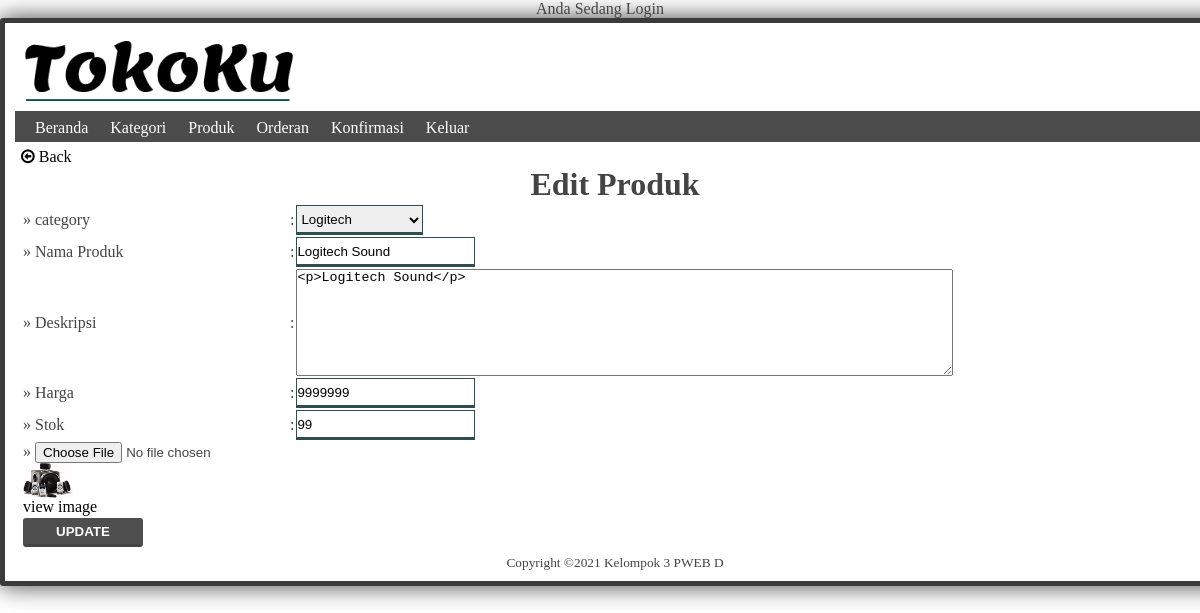
The app's page /admin/admin_product_edit.php?id=155 (signed in) with its own data.
### tables this page shows
CREATE TABLE `produk` (
  `id_produk` int(5) NOT NULL,
  `category` varchar(20) NOT NULL,
  `nama_produk` varchar(50) NOT NULL,
  `deskripsi` text NOT NULL,
  `harga` double NOT NULL,
  `stok` varchar(3) NOT NULL
);

CREATE TABLE `categories` (
  `id_kategori` int(4) NOT NULL,
  `nama` varchar(20) NOT NULL
);

### admin/admin_product_edit.php (the view, shortened to what this page needs)
<?php
include "header-admin.php";
if (!empty($_GET['id'])){
    $rs=@mysqli_query($GLOBALS["___mysqli_ston"], "SELECT * FROM produk WHERE id_produk='".$_GET['id']."'");
    $row=@mysqli_fetch_array($rs);
			if (file_exists("../items/".$row['id_produk'].".jpg"))
                $gambar="<a href=\"../items/".$row['id_produk'].".jpg\"><img src=\"../items/".$row['id_produk'].".jpg\" width=50></br>view image</a>";
            else
                $gambar="";
echo '
<div id="bgkonten">
<td><a href="admin_product.php"><i class="fa fa-arrow-circle-o-left"></i> Back</a></td>
<h1 align="center">Edit Produk</h1>
<form method="post" enctype="multipart/form-data">
<table>
<tr><td>&raquo;&nbsp;category</td><td>:</td> <td><select name="category" class="texbox">
<option value="">PILIH KATEGORI</option>';
$rcat=@mysqli_query($GLOBALS["___mysqli_ston"], "SELECT * FROM categories");
while ($rowcat = @mysqli_fetch_array($rcat)) {
      echo '<option value="'.$rowcat['nama'].'" ';
      if ($row['category']==$rowcat['nama']) echo "selected";
      echo '>'.$rowcat['nama'].'</option>';
}
echo '</select></td></tr>
<tr><td>&raquo;&nbsp;Nama Produk</td><td>:</td><td><input name="name"  class="texbox" value="'.$row['nama_produk'].'"></td></tr>
<tr><td>&raquo;&nbsp;Deskripsi</td><td>:</td><td><textarea class="ckeditor" cols="80" rows="7" name="description">'.$row['deskripsi'].'</textarea></td></tr>
<tr><td>&raquo;&nbsp;Harga</td><td>:</td><td><input name="price" class="texbox" value="'.$row['harga'].'"></td></tr>
<tr><td>&raquo;&nbsp;Stok</td><td>:</td><td><input name="stok" class="texbox" value="'.$row['stok'].'"></td></tr>
<tr><td>&raquo;&nbsp;<input type="file" name="gambar" ></br>'.$gambar.'</td></tr>
<tr><td>
    <input type="submit" value="UPDATE" class="btn_submit">
    <input type="hidden" name="act" value="edit">
    <input type="hidden" name="id" value="'.$row['id_produk'].'">
    </form></td></tr>';
}
echo'</div>';
?>
<?php
include"footer.php";
?>

### admin/style_admin.css (style rules this page uses)
* { padding:0px; margin:0px; }
a, a:visited { color:#000; text-decoration:none; }
body { background: #fff; font-family:Bizon; font-size:0.9 em; color:#444; }
.btn_submit { background:#4d4e4d; width:120px; padding:5px; color:#fff; font-weight:bold; border:1px solid #4d4e4d; border-radius: 3px; border-bottom:3px solid #444; }
#bgkonten { padding:6px; height:auto; width:auto; text-align: left; }
.texbox { height:30px; border:1px #2F4F4F solid; border-bottom: 3px #2F4F4F solid; }

### records on screen
produk: category "Logitech", name "Logitech Sound", description "<p>Logitech Sound</p>", price "9999999", stok "99"
